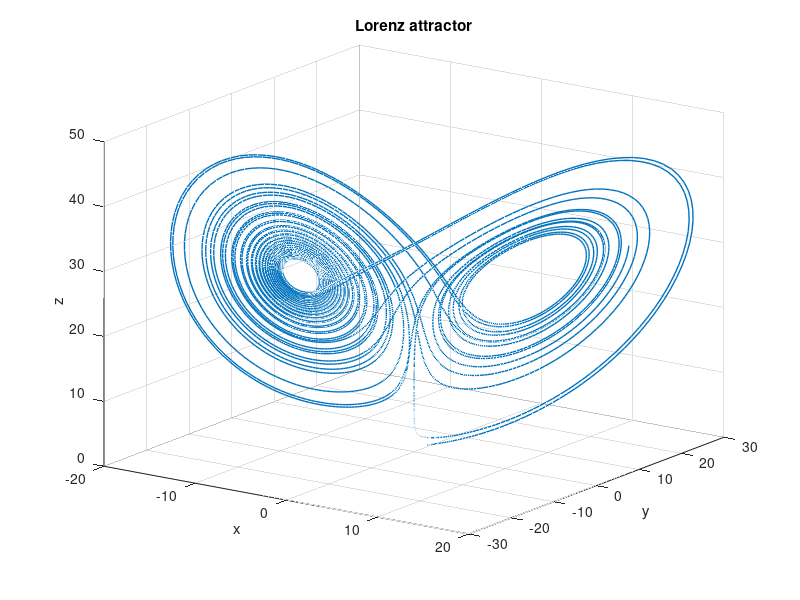

This figure's MATLAB source:
% Lorenz system with the classic parameters: a chaotic trajectory in three dimensions
sigma = 10;  rho = 28;  b = 8/3;
f = @(t, u) [sigma*(u(2) - u(1)); u(1)*(rho - u(3)) - u(2); u(1)*u(2) - b*u(3)];

[t, u] = ode45(f, 0:0.005:40, [1; 1; 1]);    % report the solution every 5 ms

plot3(u(:, 1), u(:, 2), u(:, 3), 'LineWidth', 1);
title('Lorenz attractor');
xlabel('x');
ylabel('y');
zlabel('z');
grid on;
view(35, 20);
